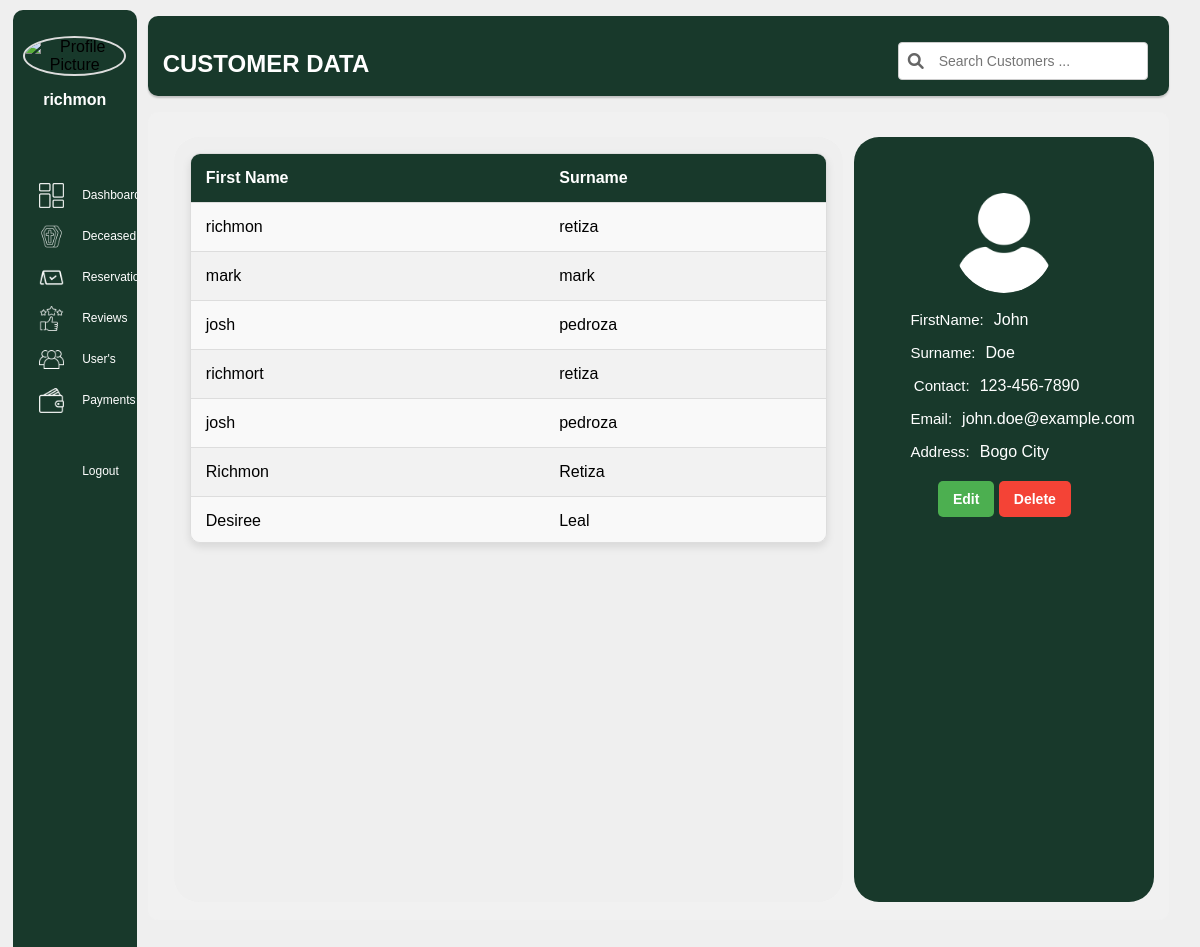
Screenshot of /admindashboard/adminusers.php (signed in) with the database file from the repository.
### tables this page shows
CREATE TABLE `users` (
  `id` int(11) NOT NULL,
  `firstname` varchar(50) NOT NULL,
  `surname` varchar(50) NOT NULL,
  `email` varchar(100) NOT NULL,
  `address` varchar(100) NOT NULL,
  `province` varchar(255) NOT NULL,
  `municipality` varchar(255) NOT NULL,
  `completeaddress` varchar(255) NOT NULL,
  `contact` varchar(11) NOT NULL,
  `password` varchar(255) NOT NULL,
  `birthdate` date NOT NULL,
  `gender` enum('Male','Female','Other') NOT NULL,
  `profile_pic` varchar(255) NOT NULL,
  `role` enum('admin','customer') DEFAULT 'customer',
  `created_at` timestamp NOT NULL DEFAULT current_timestamp()
);

### admindashboard/adminusers.php (the view, shortened to what this page needs)
<?php
$firstname = isset($_SESSION['firstname']) ? htmlspecialchars($_SESSION['firstname']) : 'Guest';
require_once '../connection/connection.php';
try {
    $conn->setAttribute(PDO::ATTR_ERRMODE, PDO::ERRMODE_EXCEPTION);
    $sql = "SELECT * FROM users";
    $stmt = $conn->prepare($sql);
    $stmt->execute();
    $users = $stmt->fetchAll(PDO::FETCH_ASSOC);
} catch(PDOException $e) {
    echo "Connection failed: " . $e->getMessage();
}
 $userId = $_SESSION['user_id'];
 $stmt = $conn->prepare("SELECT profile_pic FROM users WHERE id = :id");
 $stmt->bindParam(':id', $userId);
 $stmt->execute();
 $user = $stmt->fetch(PDO::FETCH_ASSOC);
 $profilePic = !empty($user['profile_pic']) ? $user['profile_pic'] : 'default.png';
?>
<!DOCTYPE html>
<html lang="en">
<head>
    <link rel="stylesheet" href="./admindashboardcss/adminusers.css">
    <link rel="stylesheet" href="https://cdnjs.cloudflare.com/ajax/libs/font-awesome/6.0.0-beta3/css/all.min.css">
</head>
<body>
<div class="row">
<div class="left-content col-3">
<div class="adminprofile">
                            <center>
                            <img src="../uploads/profile_pics/<?php echo $profilePic; ?>" alt="Profile Picture">
                                <div class="dropdown">
                                    <button class="dropdown-btn">
                                        <?php echo "<h4> $firstname</h4>" ?>
                                    </button>
                                </div>
                        </center>
                    </div>
                        <br>
                        <div class="adminlinks">
                            <span><img src="../images/dashboard.png" alt="">&nbsp;&nbsp;&nbsp;<a href="adminDashboard.php">Dashboard</a></span>
                            <span><img src="../images/deceased.png" alt="">&nbsp;&nbsp;&nbsp;<a href="adminDeceased.php">Deceased</a></span>
                            <span><img src="../images/reservation.png" alt="">&nbsp;&nbsp;&nbsp;<a href="adminreservation.php">Reservation</a></span>
                            <span><img src="../images/review.png" alt="">&nbsp;&nbsp;&nbsp;<a href="adminreviews.php">Reviews</a></span>
                            <span><img src="../images/users.png" alt="">&nbsp;&nbsp;&nbsp;<a href="adminusers.php">User's</a></span>
                            <span><img src="../images/payment.png" alt="">&nbsp;&nbsp;&nbsp;<a href="adminpayment.php">Payments</a></span>
                            <span><img src="../images/logout.png" alt="">&nbsp;&nbsp;&nbsp;<a href="../logout.php">Logout</a></span>
                        </div>
                        <br>
                </div>
                <div class="main">
                <div class="right-content1">
                    <div class="right-header col-10">
                        <br>
                        <span><h2>CUSTOMER DATA</h2></span>
                        <div class="search-box">
                            <i class="fas fa-search search-icon"></i>
                            <input type="text" id="search" class="search-input" placeholder="Search Customers ..." onkeyup="searchUsers()">
                        </div>
                    </div>
                </div>
        <div class="right-content2">
            <div class="right-header2 col-9">
                <div class="left-content1">
                    <div class="table-container">
                        <table>
                            <thead>
                                <tr>
                                    <th>First Name</th>
                                    <th>Surname</th>
                                </tr>
                            </thead>
                                <tbody id="userTableBody">
                                <?php
                                if (count($users) > 0) {
                                    foreach ($users as $row) {
                                        echo "<tr onclick='fetchUserDetails(" . $row["id"] . ")'>";
                                        echo "<td>" . htmlspecialchars($row["firstname"]) . "</td>";
                                        echo "<td>" . htmlspecialchars($row["surname"]) . "</td>";
                                        echo "</tr>";
                                    }
                                } else {
                                    echo "<tr><td colspan='2'>No users found</td></tr>";
                                }
                                ?>
                            </tbody>
                        </table>
                    </div>
                </div>
                <div class="right-content">
                <div id="userDisplay">
                    <div id="userDetails">
                    <img id="userImage" src="../images/female.png" alt="User Image">
                    <br>
                        <div class="user-row">
                            <label>FirstName:</label>
                            <span id="labelFirstname">John</span>
                        </div>
                        <div class="user-row">
                            <label>Surname:</label>
                            <span id="labelSurname">Doe</span>
                        </div>
                        <div class="user-row">
                            <label>Contact:</label>
                            <span id="labelContact">123-456-7890</span>
                        </div>
                        <div class="user-row">
                            <label>Email:</label>
                            <span id="labelEmail">john.doe@example.com</span>
                        </div>
                        <div class="user-row">
                            <label>Address:</label>
                            <span id="labelAddress"> Bogo City</span>
                        </div>
                        <button onclick="openUpdateModal()">Edit</button>
                        <button class="btn-danger" onclick="deleteUser()">Delete</button>
                    </div>
                </div>
            </div>
</body>
</html>

### rows the page displays
users: firstname "richmon", surname "retiza"
users: firstname "mark", surname "mark"
users: firstname "josh", surname "pedroza"
users: firstname "richmort", surname "retiza"
users: firstname "josh", surname "pedroza"
users: firstname "Richmon", surname "Retiza"
users: firstname "Desiree", surname "Leal"

### other values shown
$firstname "richmon"
